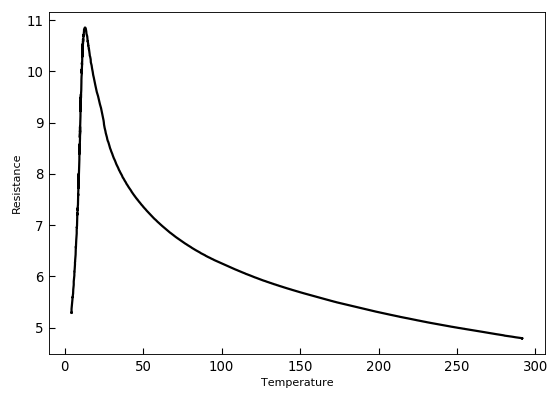

Reproduce this figure in Python.
"""Example plot using Joe Batley's plot style."""
from Stoner import Data,__home__
from Stoner.plot.formats import JTBPlotStyle
import os.path as path
filename=path.realpath(path.join(__home__,"..","doc","samples","sample.txt"))
d=Data(filename,setas="xy",template=JTBPlotStyle)
d.plot()
